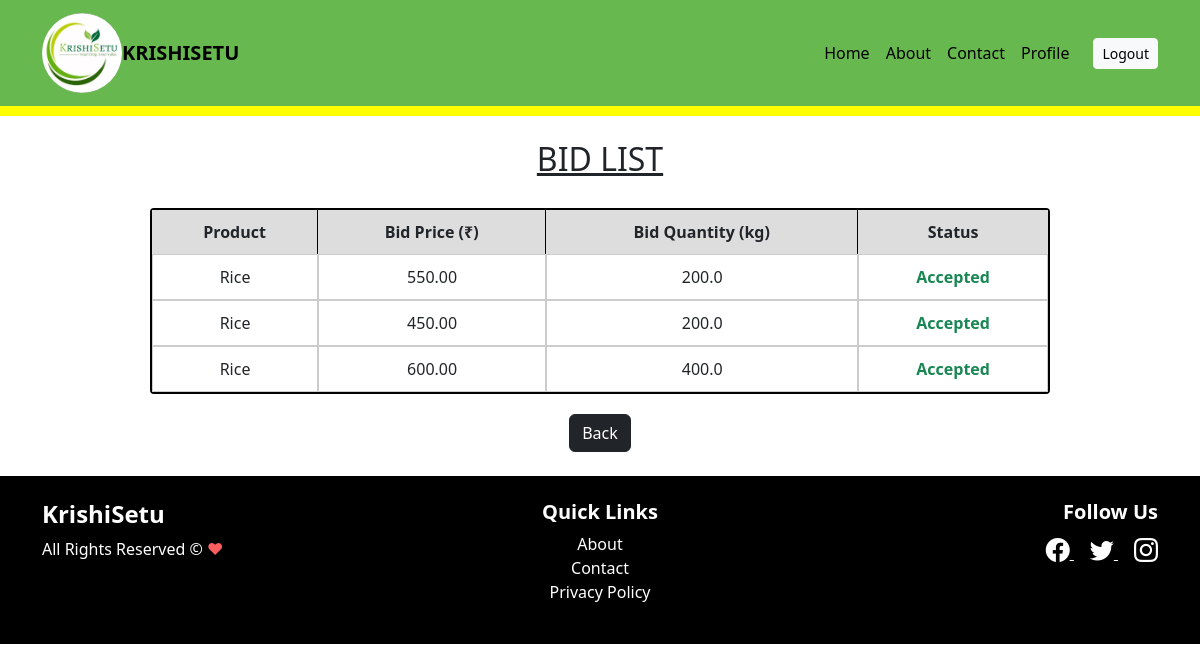
The app's page /farmer/farmer/bids/ (signed in), older data.
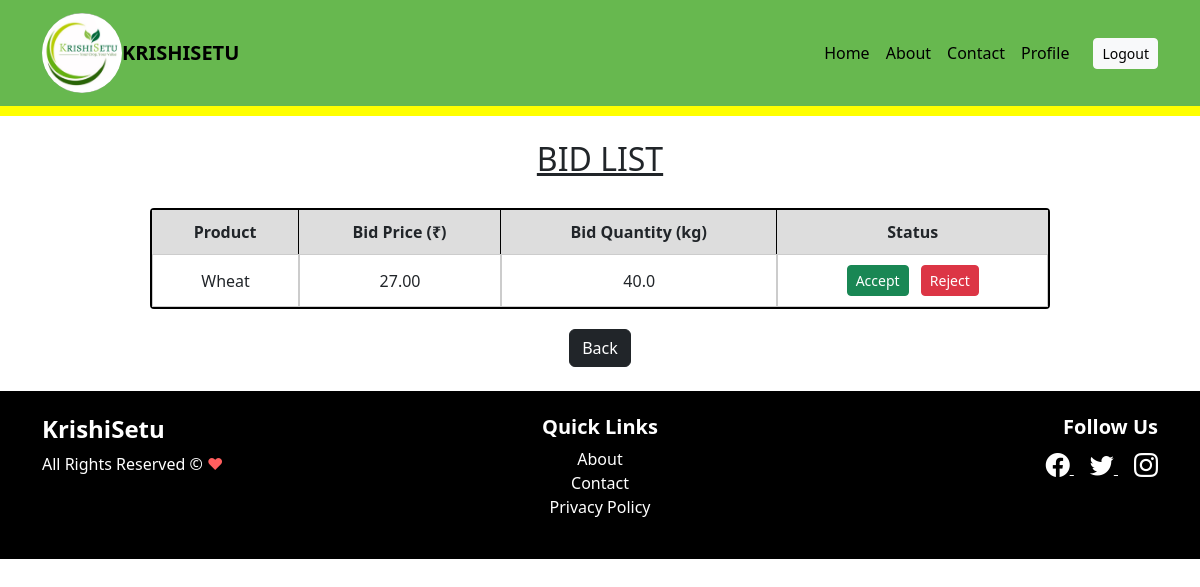
The same page, newer data.
### Retailer/models.py (models this page shows, shortened)
class Bid(models.Model):
    STATUS_CHOICES = [
        ('Pending', 'Pending'),
        ('Accepted', 'Accepted'),
        ('Rejected', 'Rejected'),
    ]
    retailer = models.ForeignKey(User, on_delete=models.CASCADE)  # The retailer who placed the bid
    product = models.ForeignKey(Product, on_delete=models.CASCADE)  # The product being bid on
    bid_price = models.FloatField()  # The price offered by the retailer
    bid_quantity = models.FloatField()  # The quantity retailer wants
    status = models.CharField(max_length=10, choices=STATUS_CHOICES, default='Pending')  # Status of the bid

### Farmer/models.py (models this page shows, shortened)
class Product(models.Model):
    COMMODITY_CHOICES = [
        ('Wheat', 'Wheat'),
        ('Rice', 'Rice'),
        ('Pulses', 'Pulses'),
    ]
    BASE_PRICE_DEFAULTS = {
        'Wheat': 25.00,
        'Rice': 30.00,
        'Pulses': 50.00,
    }
    farmer = models.ForeignKey(User, on_delete=models.CASCADE, default=1)
    commodity = models.CharField(max_length=100, choices=COMMODITY_CHOICES)
    quantity = models.FloatField()
    farmerprice = models.DecimalField(max_digits=10, decimal_places=2)
    baseprice = models.DecimalField(max_digits=10, decimal_places=2, null=True, blank=True)
    soldquantity = models.FloatField(default=0)
    product_photo = models.ImageField(upload_to='product_images/', null=True, blank=True)

### Farmer/views.py (the view)
# urls.py: path('farmer/bids/', farmer_bid_list, name='farmer_bid_list'),
def farmer_bid_list(request):
    farmer_products = Product.objects.filter(farmer=request.user)
    bids = Bid.objects.filter(product__in=farmer_products)  # Removed `.order_by('-timestamp')`
    return render(request, 'Farmer/farmer_bids.html', {'bids': bids})

### Farmer/templates/Farmer/farmer_bids.html (shortened to what this page needs)
{% extends "base.html" %}
{% load static %}
{% block content %}
<div class="container mt-4">
  <h2 class="text-center" style="text-decoration: underline; margin-bottom: 30px;">BID LIST</h2>
  <div class="table-container">
    <table class="bid-table">
      <thead>
        <tr>
          <th>Product</th>
          <th>Bid Price (₹)</th>
          <th>Bid Quantity (kg)</th>
          <th>Status</th>
        </tr>
      </thead>
      <tbody>
        {% if bids %}
          {% for bid in bids %}
          <tr>
            <td>{{ bid.product.commodity }}</td>
            <td>{{ bid.bid_price|floatformat:2 }}</td>
            <td>{{ bid.bid_quantity|floatformat:1 }}</td>
            <td>
              {% if bid.status == "Pending" %}
                <a href="{% url 'handle_bid' bid.id 'accept' %}" class="btn btn-success btn-sm me-2">
                  Accept
                </a>
                <a href="{% url 'handle_bid' bid.id 'reject' %}" class="btn btn-danger btn-sm">
                  Reject
                </a>
              {% elif bid.status == "Accepted" %}
                <span class="text-success fw-bold">Accepted</span>
              {% elif bid.status == "Rejected" %}
                <span class="text-danger fw-bold">Rejected</span>
              {% else %}
                <span class="text-muted">N/A</span>
              {% endif %}
            </td>
          </tr>
          {% endfor %}
        {% else %}
          <tr>
            <td colspan="4" class="text-center text-muted">
              No bids received yet.
            </td>
          </tr>
        {% endif %}
      </tbody>
    </table>
  </div>
  <div class="back-btn-container">
    <a href="javascript:history.back()" class="btn btn-dark">Back</a>
  </div>
</div>
{% endblock %}

Row changes from the older to the newer data that the page shows:
removed Bid: product.commodity "Rice", bid_price "550.00", bid_quantity "200.0", status "Accepted"
removed Bid: product.commodity "Rice", bid_price "450.00", bid_quantity "200.0", status "Accepted"
removed Bid: product.commodity "Rice", bid_price "600.00", bid_quantity "400.0", status "Accepted"
added Bid: product.commodity "Wheat", bid_price "27.00", bid_quantity "40.0", status "Accept"
